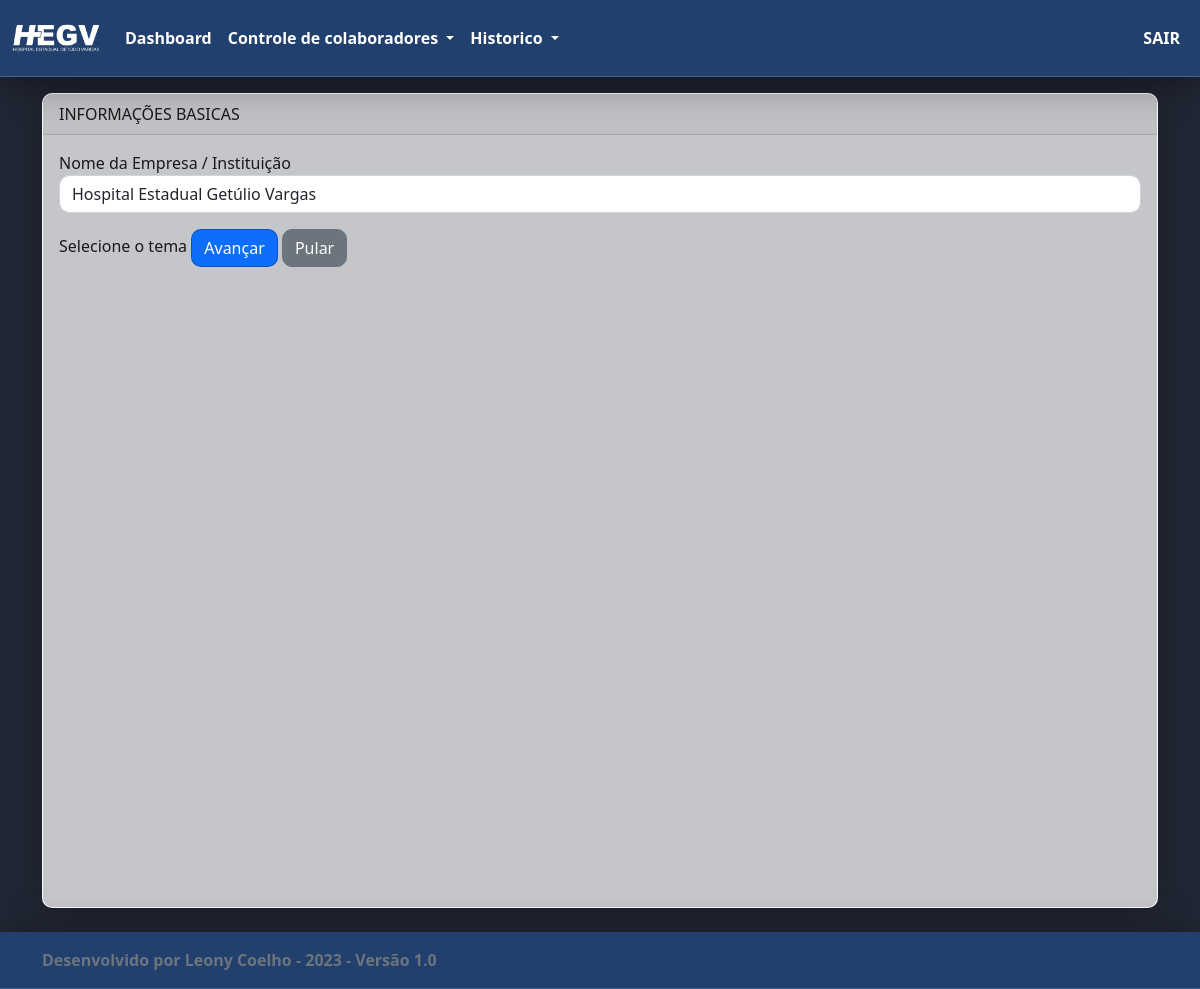
The app's page /welcome2, older data.
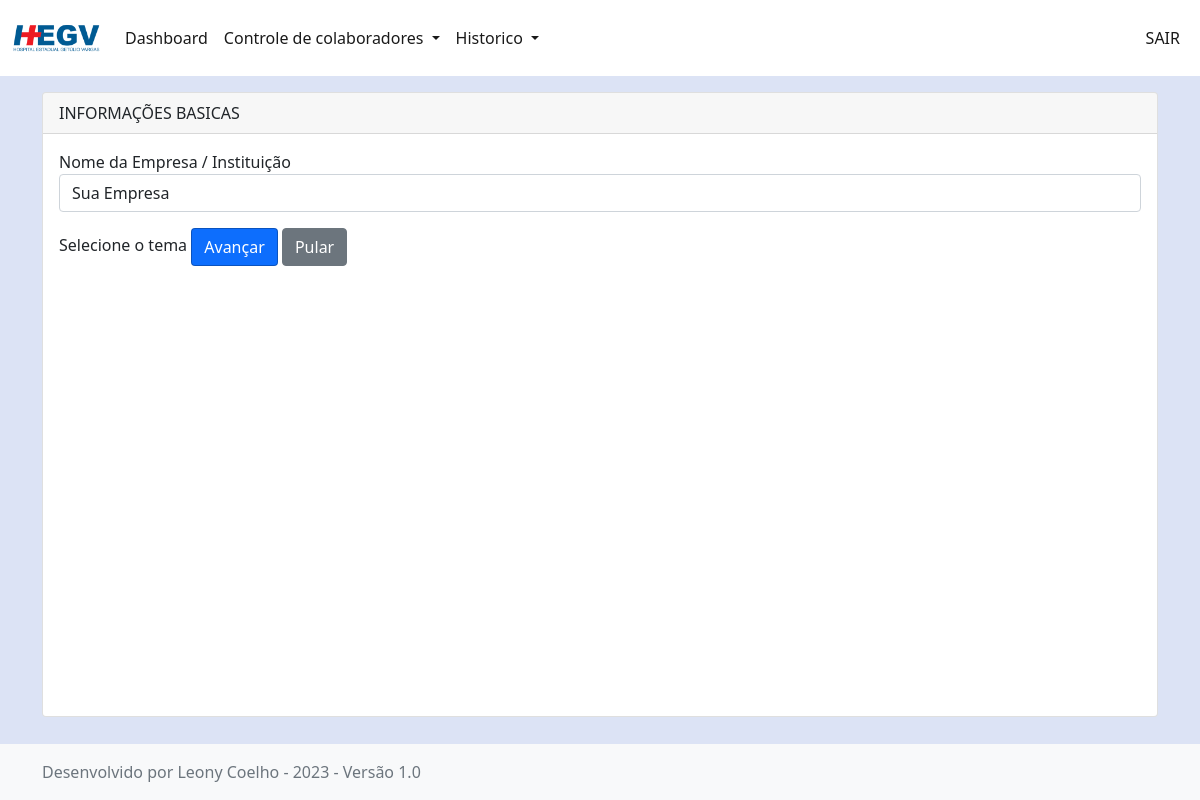
The same page, newer data.
### app_efetivos/models.py (models this page shows)
class Global_Settings(models.Model):
    establishment_title = models.CharField(max_length=50, default='Estabelecimento')
    sector_title = models.CharField(max_length=50, default='Setor')
    subSector_title = models.CharField(max_length=50, default='Subsetor')
    shift_title = models.CharField(max_length=50, default='Turno')
    position_title = models.CharField(max_length=50, default='Cargo')
    status_title = models.CharField(max_length=50, default='Status')
    theme = models.ManyToManyField(Theme)
    logo_image =  models.ImageField(upload_to='logos/uploaded_logo', default='logos/logo.png')
    bg_image =  models.ImageField(upload_to='bgs/uploaded_bgs', default='bgs/bg.png')
    institution_name = models.CharField(max_length=60, default='Sua Empresa')

### app_efetivos/views.py (the view, shortened to what this page needs)
# urls.py: path('welcome2', views.welcome2, name='welcome2'),
def welcome2(request):
    globalsettings = Global_Settings.objects.all().latest('id')
    context = {
        'globalsettings':globalsettings
    }
    return render(request, 'welcome_page2.html', context)

### app_efetivos/templates/welcome_page2.html (shortened to what this page needs)
{% extends 'base.html' %}
{% block conteudo %}
<div class="container">
    <div class="card custom-card theme-box">
        <div class="card-header d-flex justify-content-between align-items-center">
            Informações Basicas
        </div>
        <div class="card-body">
            <form class="form-group" method="post" action="{% url 'change_settings2' %}">
                <label>Nome da Empresa / Instituição</label>
                <input class="form-control" name="institution" value="{{globalsettings.institution_name}}" required>
                <label>Selecione o tema</label>
                <button class="btn btn-primary" type="submit">Avançar</button>
                <a class="btn btn-secondary" href="{% url 'welcome3' %}">Pular</a>
            </form>
        </div>
    </div>
</div>
{% endblock %}

### app_efetivos/templates/base.html (shortened to what this page needs)
{% load static %}
<!doctype html>
<html lang="en" class="h-100">
  <head>
    <link href="https://cdn.jsdelivr.net/npm/bootstrap@5.1.3/dist/css/bootstrap.min.css" rel="stylesheet">
    <link rel="stylesheet" type="text/css" href="{% static  globalsettings.theme.first.theme_url  %}"  />
    </head>
    <body style="background-image: url('{{ globalsettings.bg_image.url }}'); background-size: cover; background-repeat: no-repeat;background-attachment: fixed;" class="d-flex flex-column h-100">
        <nav class="navbar navbar-expand-lg customNavbar">
            <div class="container-fluid">
              <a class="navbar-brand" href="{% url 'dashboard' %}">
                <img src="{{ globalsettings.logo_image.url }}" alt="Logo" height="50px">
              </a>
              <div class="collapse navbar-collapse" id="navbarSupportedContent">
                <ul class="navbar-nav me-auto mb-2 mb-lg-0">
                  <li class="nav-item">
                    <a class="nav-link" aria-current="page" href="{% url 'dashboard' %}">Dashboard</a>
                  </li>
                  <li class="nav-item dropdown">
                    <a class="nav-link dropdown-toggle" href="#" id="workerDropdown" role="button" data-bs-toggle="dropdown" aria-expanded="false">
                      Controle de colaboradores
                    </a>
                  </li>
                  <li class="nav-item dropdown">
                    <a class="nav-link dropdown-toggle" href="#" id="workerDropdown" role="button" data-bs-toggle="dropdown" aria-expanded="false">
                      Historico
                    </a>
                  </li>
                </ul>
                <div class="d-flex">
                  <ul class="navbar-nav me-auto mb-2 mb-lg-0">
                    <li class="nav-item">
                        <a class="nav-link" href="#">{{user.customuser.name}}</a>
                      </li>
                      <li class="nav-item">
                        <a class="nav-link" href="{% url 'logout_view' %}">SAIR</a>
                      </li>
                    </ul>
                </div>
              </div>
            </div>
          </nav>
        {% block conteudo %}
        {% endblock %}
    </body>
    <footer class="footer mt-auto py-3 bg-light base-footer">
      <div class="container">
        <span class="text-muted">Desenvolvido por Leony Coelho - 2023 - Versão 1.0</span>
      </div>
    </footer>
</html>

### app_efetivos/static/default.css (style rules this page uses)
body { background-color: rgb(220, 227, 245); }
.customNavbar { margin-bottom: 1rem; color: rgba(0, 0, 0, 0.9); background-color: #fff !important; }
.nav-link { color: rgba(0, 0, 0, 0.9); }
.custom-card { margin-bottom: 1.5rem; }
.card-header { text-transform: uppercase; }
.form-control { margin-bottom: 1rem; }
.btn-primary { border-color: rgba(0, 0, 0, 0.247); }
.theme-box { height: 625px; }

Row changes from the older to the newer data that the page shows:
removed Global_Settings: logo_image (placeholder picture), institution "Hospital Estadual Getúlio Vargas"
added Global_Settings: logo_image (placeholder picture), institution "Sua Empresa"
